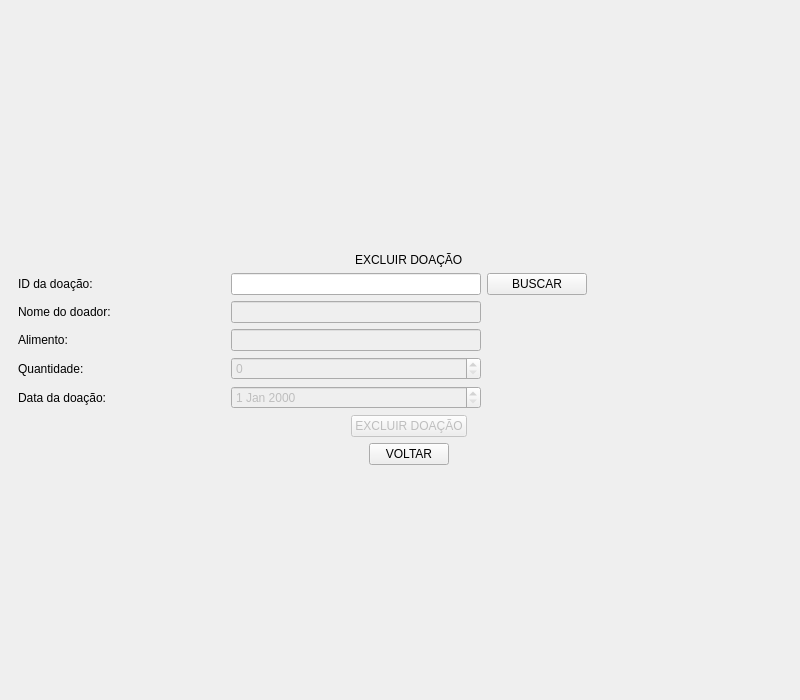
<?xml version="1.0" encoding="UTF-8"?>
<ui version="4.0">
 <class>MainWindow</class>
 <widget class="QMainWindow" name="MainWindow">
  <property name="geometry">
   <rect>
    <x>0</x>
    <y>0</y>
    <width>800</width>
    <height>700</height>
   </rect>
  </property>
  <property name="minimumSize">
   <size>
    <width>800</width>
    <height>700</height>
   </size>
  </property>
  <property name="windowTitle">
   <string>Sistema de Doação de Alimentos</string>
  </property>
  <property name="styleSheet">
   <string notr="true"/>
  </property>
  <widget class="QWidget" name="centralwidget">
   <layout class="QVBoxLayout" name="verticalLayoutCentralWidget">
    <item>
     <widget class="QStackedWidget" name="stackedWidget">
      <property name="minimumSize">
       <size>
        <width>800</width>
        <height>700</height>
       </size>
      </property>
      <property name="currentIndex">
       <number>4</number>
      </property>
      <widget class="QWidget" name="homePage">
       <layout class="QVBoxLayout" name="verticalLayoutHomePage">
        <property name="spacing">
         <number>8</number>
        </property>
        <item alignment="Qt::AlignHCenter">
         <widget class="QLabel" name="logoLabel">
          <property name="minimumSize">
           <size>
            <width>150</width>
            <height>160</height>
           </size>
          </property>
          <property name="maximumSize">
           <size>
            <width>390</width>
            <height>160</height>
           </size>
          </property>
          <property name="text">
           <string/>
          </property>
          <property name="pixmap">
           <pixmap>../images/logo.png</pixmap>
          </property>
          <property name="scaledContents">
           <bool>true</bool>
          </property>
         </widget>
        </item>
        <item>
         <widget class="QLabel" name="titleLabel">
          <property name="minimumSize">
           <size>
            <width>0</width>
            <height>40</height>
           </size>
          </property>
          <property name="maximumSize">
           <size>
            <width>16777215</width>
            <height>40</height>
           </size>
          </property>
          <property name="font">
           <font>
            <pointsize>20</pointsize>
           </font>
          </property>
          <property name="text">
           <string>Sistema de Doação de Alimentos</string>
          </property>
          <property name="alignment">
           <set>Qt::AlignCenter</set>
          </property>
         </widget>
        </item>
        <item alignment="Qt::AlignHCenter">
         <widget class="QPushButton" name="donateButton">
          <property name="sizePolicy">
           <sizepolicy hsizetype="Minimum" vsizetype="Fixed">
            <horstretch>0</horstretch>
            <verstretch>0</verstretch>
           </sizepolicy>
          </property>
          <property name="minimumSize">
           <size>
            <width>250</width>
            <height>45</height>
           </size>
          </property>
          <property name="maximumSize">
           <size>
            <width>250</width>
            <height>45</height>
           </size>
          </property>
          <property name="layoutDirection">
           <enum>Qt::LeftToRight</enum>
          </property>
          <property name="autoFillBackground">
           <bool>false</bool>
          </property>
          <property name="styleSheet">
           <string notr="true"/>
          </property>
          <property name="text">
           <string>DOAR</string>
          </property>
          <property name="autoDefault">
           <bool>false</bool>
          </property>
          <property name="default">
           <bool>false</bool>
          </property>
          <property name="flat">
           <bool>false</bool>
          </property>
         </widget>
        </item>
        <item alignment="Qt::AlignHCenter">
         <widget class="QPushButton" name="searchButton">
          <property name="minimumSize">
           <size>
            <width>250</width>
            <height>45</height>
           </size>
          </property>
          <property name="maximumSize">
           <size>
            <width>250</width>
            <height>45</height>
           </size>
          </property>
          <property name="styleSheet">
           <string notr="true"/>
          </property>
          <property name="text">
           <string>CONSULTAR</string>
          </property>
         </widget>
        </item>
        <item alignment="Qt::AlignHCenter">
         <widget class="QPushButton" name="editButton">
          <property name="minimumSize">
           <size>
            <width>250</width>
            <height>45</height>
           </size>
          </property>
          <property name="maximumSize">
           <size>
            <width>250</width>
            <height>45</height>
           </size>
          </property>
          <property name="styleSheet">
           <string notr="true"/>
          </property>
          <property name="text">
           <string>EDITAR DOAÇÃO</string>
          </property>
         </widget>
        </item>
        <item alignment="Qt::AlignHCenter">
         <widget class="QPushButton" name="deleteButton">
          <property name="minimumSize">
           <size>
            <width>250</width>
            <height>45</height>
           </size>
          </property>
          <property name="maximumSize">
           <size>
            <width>250</width>
            <height>45</height>
           </size>
          </property>
          <property name="styleSheet">
           <string notr="true"/>
          </property>
          <property name="text">
           <string>EXCLUIR DOAÇÃO</string>
          </property>
         </widget>
        </item>
        <item alignment="Qt::AlignHCenter">
         <widget class="QPushButton" name="pushButton">
          <property name="minimumSize">
           <size>
            <width>250</width>
            <height>45</height>
           </size>
          </property>
          <property name="maximumSize">
           <size>
            <width>250</width>
            <height>45</height>
           </size>
          </property>
          <property name="styleSheet">
           <string notr="true"/>
          </property>
          <property name="text">
           <string>RELATÓRIO</string>
          </property>
         </widget>
        </item>
        <item alignment="Qt::AlignHCenter">
         <widget class="QPushButton" name="aboutButton">
          <property name="minimumSize">
           <size>
            <width>250</width>
            <height>45</height>
           </size>
          </property>
          <property name="maximumSize">
           <size>
            <width>250</width>
            <height>45</height>
           </size>
          </property>
          <property name="styleSheet">
           <string notr="true"/>
          </property>
          <property name="text">
           <string>SOBRE</string>
          </property>
         </widget>
        </item>
       </layout>
      </widget>
      <widget class="QWidget" name="donatePage">
       <layout class="QGridLayout" name="gridLayoutDonatePage" rowstretch="0,0,0,0,0,0,0,0,0,0,0,0,0">
        <property name="verticalSpacing">
         <number>12</number>
        </property>
        <item row="8" column="0" colspan="2" alignment="Qt::AlignHCenter">
         <widget class="QPushButton" name="registerDonationButton">
          <property name="text">
           <string>CADASTRAR DOAÇÃO</string>
          </property>
         </widget>
        </item>
        <item row="1" column="0" colspan="2" alignment="Qt::AlignHCenter">
         <widget class="QLabel" name="donateTitleLabel">
          <property name="font">
           <font>
            <pointsize>22</pointsize>
            <weight>75</weight>
            <bold>true</bold>
           </font>
          </property>
          <property name="text">
           <string>CADASTRAR DOAÇÃO</string>
          </property>
         </widget>
        </item>
        <item row="0" column="0" colspan="2">
         <spacer name="verticalSpacerUpTitle">
          <property name="orientation">
           <enum>Qt::Vertical</enum>
          </property>
          <property name="sizeType">
           <enum>QSizePolicy::Expanding</enum>
          </property>
          <property name="sizeHint" stdset="0">
           <size>
            <width>20</width>
            <height>20</height>
           </size>
          </property>
         </spacer>
        </item>
        <item row="6" column="1">
         <widget class="QSpinBox" name="spinBoxQuantity">
          <property name="minimum">
           <number>1</number>
          </property>
         </widget>
        </item>
        <item row="6" column="0">
         <widget class="QLabel" name="quantityLabel">
          <property name="text">
           <string>Quantidade:</string>
          </property>
         </widget>
        </item>
        <item row="11" column="0" colspan="2" alignment="Qt::AlignHCenter">
         <widget class="QPushButton" name="backButton">
          <property name="text">
           <string>VOLTAR</string>
          </property>
         </widget>
        </item>
        <item row="4" column="0">
         <widget class="QLabel" name="foodLabel">
          <property name="text">
           <string>Alimento:</string>
          </property>
         </widget>
        </item>
        <item row="7" column="0">
         <widget class="QLabel" name="dateLabel">
          <property name="text">
           <string>Data da doação:</string>
          </property>
         </widget>
        </item>
        <item row="7" column="1">
         <widget class="QDateEdit" name="dateEditDonate">
          <property name="displayFormat">
           <string>dd/MM/yyyy</string>
          </property>
          <property name="calendarPopup">
           <bool>true</bool>
          </property>
         </widget>
        </item>
        <item row="3" column="1">
         <widget class="QLineEdit" name="lineEditName">
          <property name="placeholderText">
           <string>Informe o nome do doador...</string>
          </property>
         </widget>
        </item>
        <item row="3" column="0">
         <widget class="QLabel" name="nameLabel">
          <property name="text">
           <string>Nome do doador:</string>
          </property>
         </widget>
        </item>
        <item row="4" column="1">
         <widget class="QComboBox" name="comboBoxFood">
          <property name="placeholderText">
           <string>Selecione um alimento...</string>
          </property>
         </widget>
        </item>
        <item row="12" column="0" colspan="2">
         <spacer name="verticalSpacerDownTitle">
          <property name="orientation">
           <enum>Qt::Vertical</enum>
          </property>
          <property name="sizeType">
           <enum>QSizePolicy::Expanding</enum>
          </property>
          <property name="sizeHint" stdset="0">
           <size>
            <width>20</width>
            <height>20</height>
           </size>
          </property>
         </spacer>
        </item>
       </layout>
      </widget>
      <widget class="QWidget" name="searchPage">
       <layout class="QGridLayout" name="gridLayoutSearchPage">
        <item row="5" column="1" colspan="2">
         <widget class="QPushButton" name="searchButtonPage">
          <property name="text">
           <string>BUSCAR</string>
          </property>
         </widget>
        </item>
        <item row="7" column="0" colspan="3" alignment="Qt::AlignHCenter">
         <widget class="QPushButton" name="searchBackButton">
          <property name="text">
           <string>VOLTAR</string>
          </property>
         </widget>
        </item>
        <item row="2" column="0" colspan="2">
         <widget class="QRadioButton" name="searchByIdRadioButton">
          <property name="text">
           <string>ID</string>
          </property>
         </widget>
        </item>
        <item row="6" column="0" colspan="3">
         <widget class="QTableWidget" name="searchTable">
          <property name="editTriggers">
           <set>QAbstractItemView::NoEditTriggers</set>
          </property>
          <property name="alternatingRowColors">
           <bool>true</bool>
          </property>
          <property name="selectionMode">
           <enum>QAbstractItemView::SingleSelection</enum>
          </property>
          <property name="selectionBehavior">
           <enum>QAbstractItemView::SelectRows</enum>
          </property>
          <column>
           <property name="text">
            <string>ID</string>
           </property>
          </column>
          <column>
           <property name="text">
            <string>Nome</string>
           </property>
          </column>
          <column>
           <property name="text">
            <string>Alimento</string>
           </property>
          </column>
          <column>
           <property name="text">
            <string>Quantidade</string>
           </property>
          </column>
          <column>
           <property name="text">
            <string>Data</string>
           </property>
          </column>
         </widget>
        </item>
        <item row="3" column="0" colspan="2">
         <widget class="QRadioButton" name="searchByNameRadioButton">
          <property name="text">
           <string>Nome</string>
          </property>
          <property name="checked">
           <bool>true</bool>
          </property>
         </widget>
        </item>
        <item row="5" column="0">
         <widget class="QLineEdit" name="searchLineEdit"/>
        </item>
        <item row="1" column="0">
         <widget class="QLabel" name="radioButtonLabel">
          <property name="text">
           <string>Buscar por:</string>
          </property>
         </widget>
        </item>
        <item row="0" column="0" colspan="3" alignment="Qt::AlignHCenter">
         <widget class="QLabel" name="searchTitleLabel">
          <property name="text">
           <string>CONSULTAR DOAÇÃO</string>
          </property>
         </widget>
        </item>
        <item row="4" column="0">
         <widget class="QRadioButton" name="searchAllRadioButton">
          <property name="text">
           <string>Todos os Registros</string>
          </property>
         </widget>
        </item>
       </layout>
      </widget>
      <widget class="QWidget" name="editPage">
       <layout class="QGridLayout" name="gridLayoutEditPage">
        <item row="13" column="2">
         <widget class="QDateEdit" name="editDateEdit">
          <property name="enabled">
           <bool>false</bool>
          </property>
          <property name="readOnly">
           <bool>true</bool>
          </property>
          <property name="displayFormat">
           <string>dd/MM/yyyy</string>
          </property>
         </widget>
        </item>
        <item row="1" column="0" colspan="6" alignment="Qt::AlignHCenter">
         <widget class="QLabel" name="editTitleLabel">
          <property name="text">
           <string>EDITAR DOAÇÃO</string>
          </property>
         </widget>
        </item>
        <item row="7" column="0" colspan="2">
         <widget class="QLabel" name="editNameLabel">
          <property name="text">
           <string>Nome do doador:</string>
          </property>
         </widget>
        </item>
        <item row="9" column="0">
         <widget class="QLabel" name="editFoodLabel">
          <property name="text">
           <string>Alimento:</string>
          </property>
         </widget>
        </item>
        <item row="9" column="2">
         <widget class="QComboBox" name="editFoodComboBox">
          <property name="enabled">
           <bool>false</bool>
          </property>
          <property name="currentIndex">
           <number>-1</number>
          </property>
          <property name="placeholderText">
           <string>Selecione um alimento...</string>
          </property>
          <item>
           <property name="text">
            <string>Pacote de arroz 5 kg</string>
           </property>
          </item>
          <item>
           <property name="text">
            <string>Pacote de arroz 1 kg</string>
           </property>
          </item>
          <item>
           <property name="text">
            <string>Pacote de feijão 1 kg</string>
           </property>
          </item>
          <item>
           <property name="text">
            <string>Pacote de açúcar 1 kg</string>
           </property>
          </item>
          <item>
           <property name="text">
            <string>Pacote de macarrão 500 g</string>
           </property>
          </item>
          <item>
           <property name="text">
            <string>Caixa de leite 1 L</string>
           </property>
          </item>
          <item>
           <property name="text">
            <string>Óleo 900 ml</string>
           </property>
          </item>
         </widget>
        </item>
        <item row="7" column="2">
         <widget class="QLineEdit" name="editNameLineEdit">
          <property name="enabled">
           <bool>false</bool>
          </property>
          <property name="maximumSize">
           <size>
            <width>250</width>
            <height>16777215</height>
           </size>
          </property>
          <property name="readOnly">
           <bool>true</bool>
          </property>
         </widget>
        </item>
        <item row="2" column="0" colspan="2">
         <widget class="QLabel" name="editIdLabel">
          <property name="text">
           <string>ID da doação:</string>
          </property>
         </widget>
        </item>
        <item row="11" column="0" colspan="2">
         <widget class="QLabel" name="editQuantityLabel">
          <property name="text">
           <string>Quantidade:</string>
          </property>
         </widget>
        </item>
        <item row="2" column="3">
         <widget class="QPushButton" name="editSearchButton">
          <property name="maximumSize">
           <size>
            <width>150</width>
            <height>16777215</height>
           </size>
          </property>
          <property name="text">
           <string>BUSCAR</string>
          </property>
         </widget>
        </item>
        <item row="13" column="0" colspan="2">
         <widget class="QLabel" name="editDataLabel">
          <property name="text">
           <string>Data da doação:</string>
          </property>
         </widget>
        </item>
        <item row="11" column="2">
         <widget class="QSpinBox" name="editQuantitySpinBox">
          <property name="enabled">
           <bool>false</bool>
          </property>
          <property name="minimum">
           <number>1</number>
          </property>
         </widget>
        </item>
        <item row="2" column="2">
         <widget class="QLineEdit" name="editIdLineEdit">
          <property name="maximumSize">
           <size>
            <width>250</width>
            <height>16777215</height>
           </size>
          </property>
         </widget>
        </item>
        <item row="0" column="0" colspan="6">
         <spacer name="verticalSpacerTop">
          <property name="orientation">
           <enum>Qt::Vertical</enum>
          </property>
          <property name="sizeHint" stdset="0">
           <size>
            <width>20</width>
            <height>40</height>
           </size>
          </property>
         </spacer>
        </item>
        <item row="17" column="0" colspan="6">
         <spacer name="verticalSpacerBottom">
          <property name="orientation">
           <enum>Qt::Vertical</enum>
          </property>
          <property name="sizeHint" stdset="0">
           <size>
            <width>20</width>
            <height>40</height>
           </size>
          </property>
         </spacer>
        </item>
        <item row="15" column="0" colspan="6" alignment="Qt::AlignHCenter">
         <widget class="QPushButton" name="saveEditButton">
          <property name="enabled">
           <bool>false</bool>
          </property>
          <property name="text">
           <string>SALVAR ALTERAÇÕES</string>
          </property>
         </widget>
        </item>
        <item row="16" column="0" colspan="6" alignment="Qt::AlignHCenter">
         <widget class="QPushButton" name="editBackButton">
          <property name="text">
           <string>VOLTAR</string>
          </property>
         </widget>
        </item>
       </layout>
      </widget>
      <widget class="QWidget" name="deletePage">
       <layout class="QGridLayout" name="gridLayout">
        <item row="2" column="0">
         <widget class="QLabel" name="deleteIdLabel">
          <property name="text">
           <string>ID da doação:</string>
          </property>
         </widget>
        </item>
        <item row="3" column="0">
         <widget class="QLabel" name="deleteNameLabel">
          <property name="text">
           <string>Nome do doador:</string>
          </property>
         </widget>
        </item>
        <item row="3" column="2">
         <widget class="QLineEdit" name="deleteNameLineEdit">
          <property name="enabled">
           <bool>false</bool>
          </property>
          <property name="maximumSize">
           <size>
            <width>250</width>
            <height>16777215</height>
           </size>
          </property>
         </widget>
        </item>
        <item row="8" column="0">
         <widget class="QLabel" name="deleteDateLabel">
          <property name="text">
           <string>Data da doação:</string>
          </property>
         </widget>
        </item>
        <item row="2" column="3">
         <widget class="QPushButton" name="deleteSearchButton">
          <property name="maximumSize">
           <size>
            <width>150</width>
            <height>16777215</height>
           </size>
          </property>
          <property name="text">
           <string>BUSCAR</string>
          </property>
         </widget>
        </item>
        <item row="5" column="0">
         <widget class="QLabel" name="deleteFoodLabel">
          <property name="text">
           <string>Alimento:</string>
          </property>
         </widget>
        </item>
        <item row="1" column="0" colspan="6" alignment="Qt::AlignHCenter">
         <widget class="QLabel" name="deleteTitleLabel">
          <property name="text">
           <string>EXCLUIR DOAÇÃO</string>
          </property>
         </widget>
        </item>
        <item row="2" column="2">
         <widget class="QLineEdit" name="deleteIdLineEdit">
          <property name="maximumSize">
           <size>
            <width>250</width>
            <height>16777215</height>
           </size>
          </property>
         </widget>
        </item>
        <item row="0" column="0" colspan="6">
         <spacer name="verticalSpacerTopDeletePage">
          <property name="orientation">
           <enum>Qt::Vertical</enum>
          </property>
          <property name="sizeHint" stdset="0">
           <size>
            <width>20</width>
            <height>40</height>
           </size>
          </property>
         </spacer>
        </item>
        <item row="7" column="0">
         <widget class="QLabel" name="deleteQuantityLabel">
          <property name="text">
           <string>Quantidade:</string>
          </property>
         </widget>
        </item>
        <item row="5" column="2">
         <widget class="QLineEdit" name="deleteFoodLineEdit">
          <property name="enabled">
           <bool>false</bool>
          </property>
          <property name="maximumSize">
           <size>
            <width>250</width>
            <height>16777215</height>
           </size>
          </property>
         </widget>
        </item>
        <item row="7" column="2">
         <widget class="QSpinBox" name="deleteQuantitySpinBox">
          <property name="enabled">
           <bool>false</bool>
          </property>
          <property name="maximumSize">
           <size>
            <width>250</width>
            <height>16777215</height>
           </size>
          </property>
         </widget>
        </item>
        <item row="8" column="2">
         <widget class="QDateEdit" name="deleteDateEdit">
          <property name="enabled">
           <bool>false</bool>
          </property>
          <property name="maximumSize">
           <size>
            <width>250</width>
            <height>16777215</height>
           </size>
          </property>
         </widget>
        </item>
        <item row="12" column="0" colspan="6">
         <spacer name="verticalSpacerBottomDeletePage">
          <property name="orientation">
           <enum>Qt::Vertical</enum>
          </property>
          <property name="sizeHint" stdset="0">
           <size>
            <width>20</width>
            <height>40</height>
           </size>
          </property>
         </spacer>
        </item>
        <item row="11" column="0" colspan="6" alignment="Qt::AlignHCenter">
         <widget class="QPushButton" name="deleteBackButton">
          <property name="text">
           <string>VOLTAR</string>
          </property>
         </widget>
        </item>
        <item row="9" column="0" colspan="6" alignment="Qt::AlignHCenter">
         <widget class="QPushButton" name="confirmDeleteButton">
          <property name="enabled">
           <bool>false</bool>
          </property>
          <property name="text">
           <string>EXCLUIR DOAÇÃO</string>
          </property>
         </widget>
        </item>
       </layout>
      </widget>
     </widget>
    </item>
   </layout>
  </widget>
 </widget>
 <resources/>
 <connections/>
</ui>
